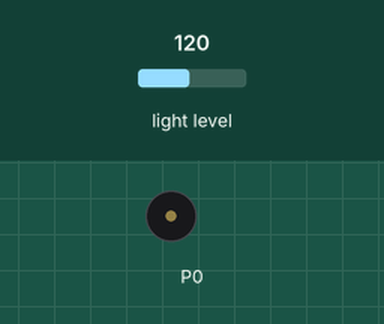
This program was run on a simulated BBC micro:bit (MakeCode). Parts: buzzer (waves = sounding). Inputs (shaded band) come from the test bench; at power-on: light level 120.

Above: at 1.2 s.
1.3 s: light level set to 53
2.8 s: light level set to 46
At 4.0 s:
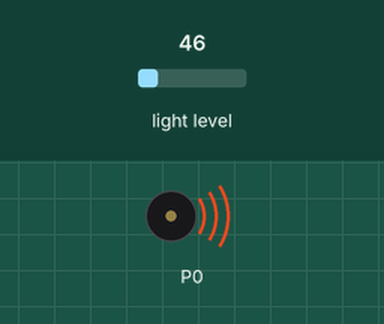
5.8 s: light level set to 64
At 7.2 s:
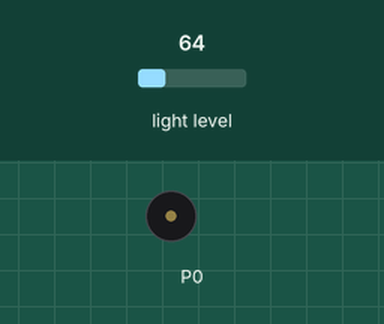
7.8 s: light level set to 5
At 9.1 s:
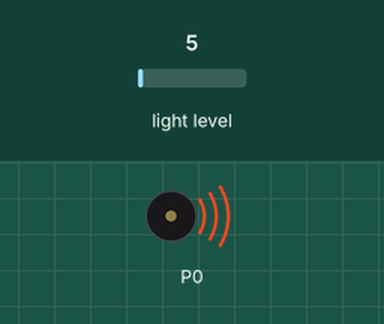
Timing chart, 0 to 11.8 s (numbered marks = the images above; inputs shaded):
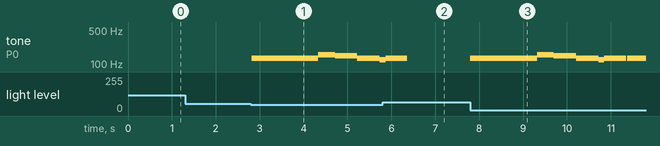

The program:

main.ts
```typescript
basic.forever(function () {
    if (input.lightLevel() > 200) {
        music._playDefaultBackground(music.builtInPlayableMelody(Melodies.Entertainer), music.PlaybackMode.UntilDone)
    }
    if (input.lightLevel() < 50) {
        music._playDefaultBackground(music.builtInPlayableMelody(Melodies.Funeral), music.PlaybackMode.UntilDone)
    } else {

    }
})
```

test.ts
```typescript
// aquí va el archivo "tests"; esto no se compilará cuando este paquete se utilice como una extensión.
```

Measured:
- the behaviour switches between 50 and 49 on light level (found by bisection; images 0 and 1)
- after the input at 1.3 s, every drawn part: stays the same
- after the input at 2.8 s, tone on P0: plays 131 Hz for 1.5 s, 156 Hz for 0.38 s, 147 Hz for 0.51 s, 131 Hz for 0.51 s, 123 Hz for 0.06 s, starting at once
- after the input at 5.8 s, tone on P0: goes on until 6.4 s, then stays silent
- after the input at 7.8 s, tone on P0: plays 131 Hz for 1.5 s, 156 Hz for 0.38 s, 147 Hz for 0.51 s, 131 Hz for 0.51 s, 123 Hz for 0.13 s, 131 Hz for 0.50 s … (7 notes in this stretch), starting at once
